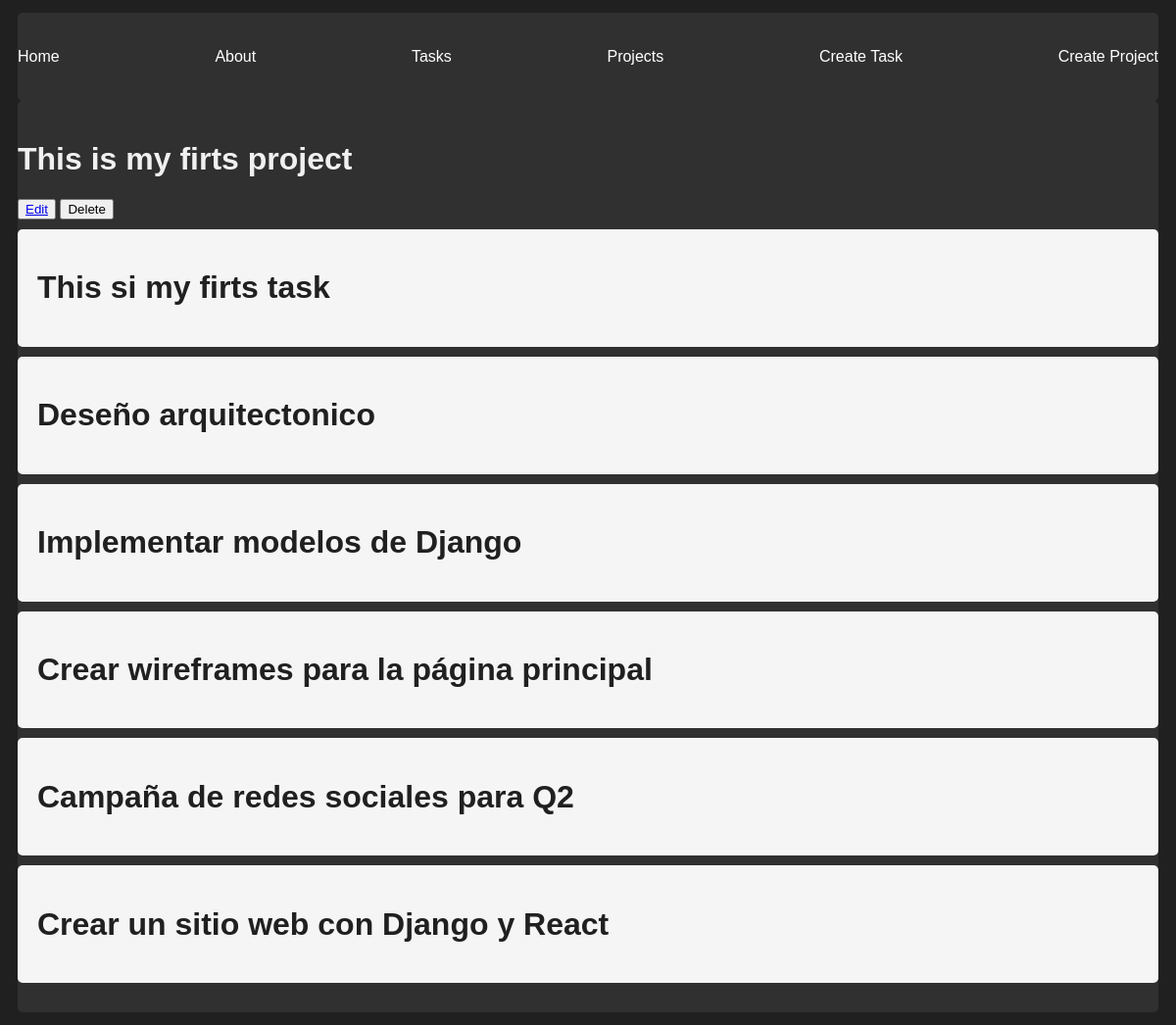
/projects/1, run on the app's committed database.
### myapp/models.py (models this page shows, shortened)
class Project(models.Model):
    name = models.CharField(max_length=200)
    def __str__(self):
        return self.name

class Task(models.Model):
    title = models.CharField(max_length=200)
    description = models.TextField()
    project = models.ForeignKey(Project, on_delete =models.CASCADE)
    done  = models.BooleanField(default=False)

### myapp/views.py (the view)
# urls.py: path('projects/<int:id>',views.project_detail, name="project_detail"),
def project_detail(request, id):
    project = get_object_or_404(Project, id=id)
    tasks  = Task.objects.filter(project_id=id)
    return render(request, 'projects/detail.html' , {
        'project' : project,
        'tasks': tasks
        })

### myapp/templates/projects/detail.html
{% extends 'layouts/base.html' %}
{% block content %}
<h1>{{project}}</h1>
<button>
    <a href="{% url 'edit_project' project.id %}">Edit</a>
</button>
<button>Delete</button>
{% for task in tasks %}
<div class="card">
    <h1>{{ task.title }}</h1>
</div>
{% endfor %}
{% endblock %}

### myapp/static/styles/main.css (style rules this page uses)
body { background-color: #202020; font-family: Arial, sans-serif; color: #f0f0f0; margin: 10 px; padding: 5px 10px; }
.card { background-color: whitesmoke; border-radius: 5px; color: #202020 ; padding: 20px; margin: 10px 0; }

### data on the page
Project: name "This is my firts project"
Task: title "This si my firts task"
Task: title "Deseño arquitectonico"
Task: title "Implementar modelos de Django"
Task: title "Crear wireframes para la página principal"
Task: title "Campaña de redes sociales para Q2"
Task: title "Crear un sitio web con Django y React"
